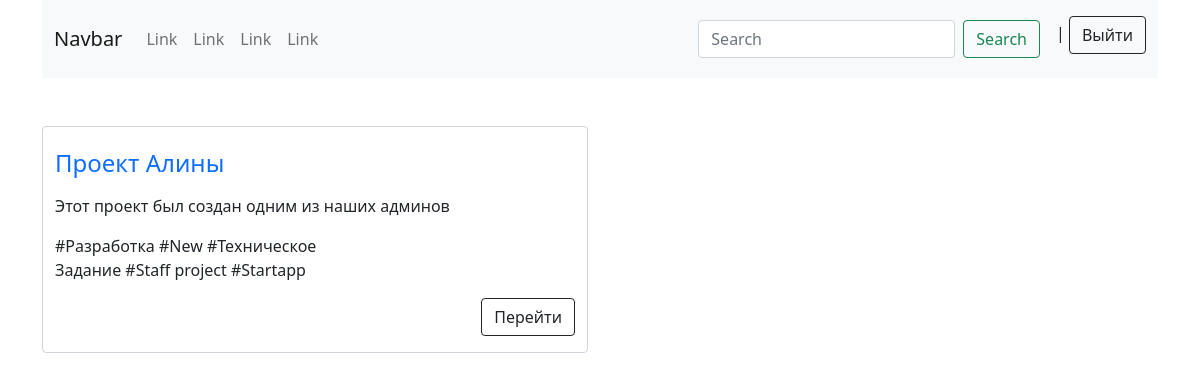
Screenshot of /Alina with the database file from the repository.
### mainapp/models.py (models this page shows, shortened)
class Project(models.Model):
    user = models.ForeignKey(User, on_delete=models.CASCADE, verbose_name='Пользователь')
    name = models.CharField(max_length=120, verbose_name='Название')
    slug = models.SlugField(unique=True)
    description = RichTextField(verbose_name='Описание')
    photo = models.ImageField(upload_to='photos/', null=True, blank=True, verbose_name='Фото')
    file = models.FileField(upload_to='files/', null=True, blank=True, verbose_name='Файлы')
    started = models.DateTimeField(auto_now_add=True, verbose_name='Начало')
    ended = models.DateTimeField(blank=True, null=True, verbose_name='Закончился')
    deadline = models.DateField(verbose_name='Дедлайн до')
    tags = models.ManyToManyField(Tag, verbose_name='Теги')
    class Meta:
        verbose_name = 'Проект'
        verbose_name_plural = 'Проекты'
    def get_absolute_url(self):
        return reverse('mainapp:proj_details', kwargs={'slug': self.slug})

class Tag(models.Model):
    tag = models.CharField(max_length=120)
    def __str__(self):
        return self.tag
    class Meta:
        verbose_name = 'Тег'
        verbose_name_plural = 'Теги'

### mainapp/views.py (the view)
# urls.py: path('<slug:slug>', UserProjectListView.as_view(), name='user_proj'),
class UserProjectListView(ListView):
    template_name = 'mainapp/index/user_project.html'
    model = User
    context_object_name = 'projects'
    def get_queryset(self):
        user = get_object_or_404(User, username=self.kwargs.get('slug'))
        projects = user.project_set.all()
        return projects

### templates/mainapp/index/user_project.html
{% extends 'mainapp/base.html' %}
{% block content %}
<div class="container">
    <div class="row">
        {% if projects %}
        {% for project in projects %}
        <div class="col-sm-6">
            <div class="form-control user-projects mt-5">
                <a style="text-decoration: none;" href="{{ project.get_absolute_url }}"><h4 class="mt-3">{{ project.name }}</h4></a>
                <p>{{ project.description|safe|truncatechars:70 }}</p>
                <p class="project-tags">{% for t in project.tags.all|slice:':5' %} #{{t}} {% endfor %}</p>
                <a class="btn btn-outline-dark float-end" href="{{ project.get_absolute_url }}">Перейти</a><br><br>
            </div>
        </div>
        {% endfor %}
        {% else %}
            <div class="text-center" style="margin-top: 300px;">
                <h1>Здесь пока ничего нет</h1>
            </div>
        {% endif %}
    </div>
</div>
{% endblock %}

### static/css/style.css (style rules this page uses)
.user-projects p { max-width: 500px; }
.user-projects .project-tags { max-width: 300px; }

### rows the page displays
Project: name "Проект Алины", description "Этот проект был создан одним из наших админов"
Tag: tag "Разработка"
Tag: tag "New"
Tag: tag "Техническое Задание"
Tag: tag "Staff project"
Tag: tag "Startapp"
